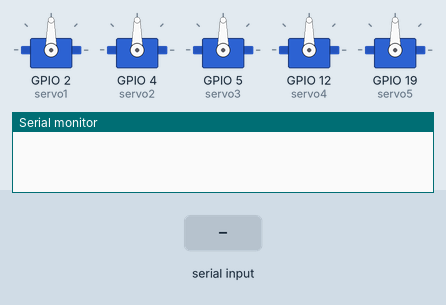
Bench run of a sketch on a simulated ESP32. On the bench: 5 × servo, the last lines printed to the serial monitor. The inputs (shaded band) are chosen by the test bench. Nothing arrives over Bluetooth unless stated.

Above: at 1.2 s.
1.3 s: "90,45,200\n" received over the second serial link
At 2.3 s:
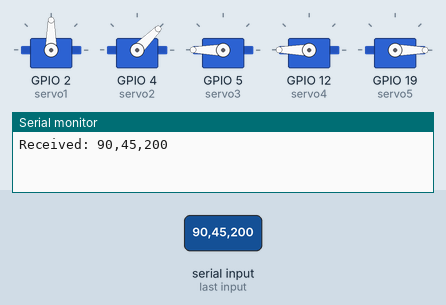
2.8 s: "90,45\n" received over the second serial link
At 3.5 s:
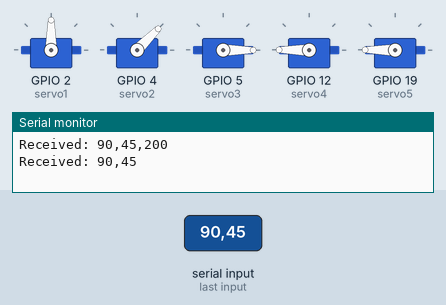
4.3 s: "5\n" received over the second serial link
At 4.6 s:
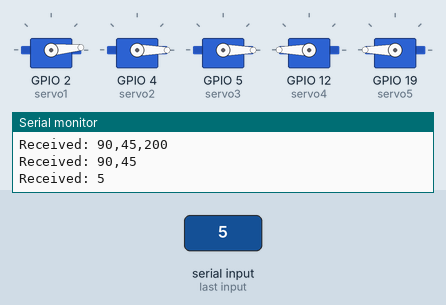
5.8 s: "30,150,10\n" received over the second serial link
At 6.9 s:
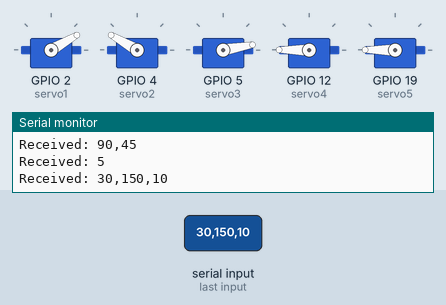
7.3 s: "90\n" received over the second serial link
At 8.1 s:
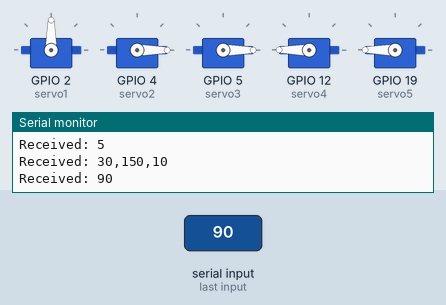
8.8 s: "200\n" received over the second serial link
At 9.2 s:
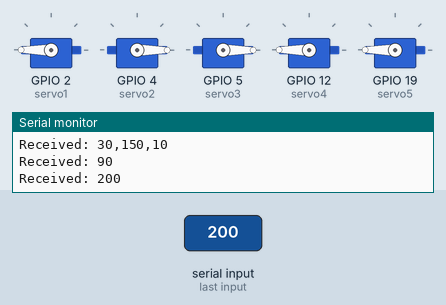
Timing chart, 0 to 11.3 s (numbered marks = the images above; inputs shaded):
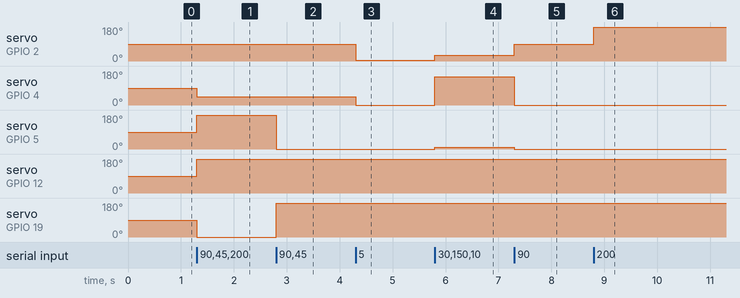

The sketch:

AvailableBLEEsp.ino
```cpp
#include <BluetoothSerial.h>
#include <ESP32Servo.h>

BluetoothSerial SerialBT;

Servo servo1, servo2, servo3, servo4, servo5;

void setup() {
  Serial.begin(115200);
  SerialBT.begin("ESP32_BT_Serial"); // Bluetooth device name

  servo1.attach(2);
  servo2.attach(4);
  servo3.attach(5);
  servo4.attach(12);
  servo5.attach(19);
}

void loop() {
  if (SerialBT.available()) {
    String receivedData = SerialBT.readStringUntil('\n');
    Serial.println("Received: " + receivedData);

    // Parse and handle the received data
    handleBluetoothData(receivedData);
  }

  // Your other tasks here
}


void handleBluetoothData(String data) {
  // Assuming the received data is a comma-separated string of servo angles
  int angles[5];
  int angleIndex = 0;

  // Parse the received data
  char *ptr = strtok((char *)data.c_str(), ",");
  while (ptr != NULL) {
    angles[angleIndex++] = atoi(ptr);
    ptr = strtok(NULL, ",");
  }

  // Serial.println("Shoulder"+angles[1]);

  // Update servo angles
  servo1.write(angles[0]);
  servo2.write(angles[1]);
  servo3.write(angles[2]);
  servo4.write(angles[3]);
  servo5.write(angles[4]);
}
```

Measured:
- after the input at 1.3 s, servo on GPIO 4 (servo2): 90° → 45° at once; servo on GPIO 5 (servo3), servo on GPIO 12 (servo4): 90° → 180° at once; servo on GPIO 19 (servo5): 90° → 0° at once
- after the input at 2.8 s, servo on GPIO 5 (servo3): 180° → 0° at once; servo on GPIO 19 (servo5): 0° → 180° at once
- after the input at 4.3 s, servo on GPIO 2 (servo1): 90° → 5° at once; servo on GPIO 4 (servo2): 45° → 0° at once
- after the input at 5.8 s, servo on GPIO 2 (servo1): 5° → 30° at once; servo on GPIO 4 (servo2): 0° → 150° at once; servo on GPIO 5 (servo3): 0° → 10° at once
- after the input at 7.3 s, servo on GPIO 2 (servo1): 30° → 90° at once; servo on GPIO 4 (servo2): 150° → 0° at once; servo on GPIO 5 (servo3): 10° → 0° at once
- after the input at 8.8 s, servo on GPIO 2 (servo1): 90° → 180° at once
